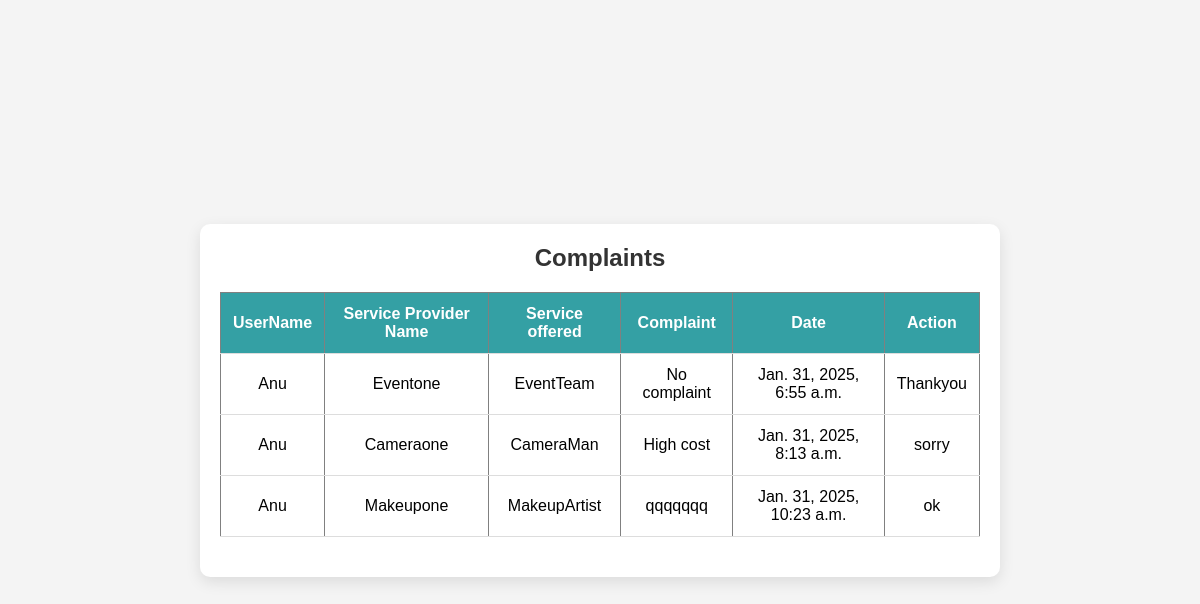
Page /Viewcomplaint on the committed database.
### Admin/models.py (models this page shows, shortened)
class LoginTable(AbstractUser):
    status = models.CharField(max_length=20,null=True,choices=STATUS_CHOICES)
    is_active = models.CharField(max_length=20,null=True,blank=True,default=True)
    user_type=models.CharField(max_length=20,null=True,choices=USER_TYPE_CHOICES)
    created_at=models.DateTimeField(auto_now_add=True)
    groups = models.ManyToManyField(
        'auth.Group',
        related_name='userprofile_set',
        blank=True,
        help_text='The groups this user belongs to.',
        verbose_name='groups',
    )
    user_permissions = models.ManyToManyField(
        'auth.Permission',
        related_name='userprofile_set',
        blank=True,
        help_text='Specific permissions for this user.',
        verbose_name='user permissions',
    )

### User_Profile/models.py (models this page shows)
class Complaint(models.Model):
    USERLID = models.ForeignKey(LoginTable, on_delete=models.CASCADE, null=True, blank=True, related_name='user_complaints')
    SERVICEPROVIDERID = models.ForeignKey(LoginTable, on_delete=models.CASCADE, null=True, blank=True, related_name='serviceprovider_complaints')
    Complaint = models.CharField(max_length=50, blank=True, null=True)
    Date = models.DateField(max_length=30, blank=True, null=True)
    Reply = models.CharField(max_length=50, blank=True, null=True)
    is_active = models.BooleanField(default=True)
    created_at = models.DateTimeField(auto_now_add=True, null=True, blank=True)
    updated_at = models.DateTimeField(auto_now_add=True, null=True, blank=True)

### Admin/views.py (the view)
# urls.py: path('Viewcomplaint',Viewcomplaint.as_view(),name='Viewcomplaint'),
class Viewcomplaint(View):
    def get(self, request):
        complaints = Complaint.objects.select_related('SERVICEPROVIDERID', 'USERLID').all()  # Use select_related for performance
        complaint_data = []
        for complaint in complaints:
            complaint_data.append({
                'complaint_text': complaint.Complaint,  # Assuming this is the field for complaint text
                'service_provider_username': complaint.SERVICEPROVIDERID.username,
                'service_provider_user_type': complaint.SERVICEPROVIDERID.user_type,
                'user_username': complaint.USERLID.username,  # Add user who made the complaint
                'created_at': complaint.created_at,
                'id': complaint.id,  # Include complaint ID for action links
                'Reply': complaint.Reply if hasattr(complaint, 'Reply') else None,  # Ensure Reply exists
            })
        return render(request, "ComplaintandReply.html", {'val': complaint_data})

### templates/ComplaintandReply.html (shortened to what this page needs)
<!DOCTYPE html>
<html lang="en">
<head>
    <link rel="stylesheet" href="">
</head>
<body>
    <div class="table-container">
        <h2>Complaints</h2>
        <table border="1">
            <thead>
                <tr>
                    <th>UserName</th>
                    <th>Service Provider Name</th>
                    <th>Service offered</th>
                    <th>Complaint</th>
                    <th>Date</th>
                    <th>Action</th>
                </tr>
            </thead>
            <tbody>
                {% for complaint in val %}
                <tr>
                    <td>{{ complaint.user_username }}</td>
                    <td>{{ complaint.service_provider_username }}</td>
                    <td>{{ complaint.service_provider_user_type }}</td>
                    <td>{{ complaint.complaint_text }}</td>
                    <td>{{ complaint.created_at }}</td>
                    <td>
                        {% if complaint.Reply %}
                            {{ complaint.Reply }}
                        {% else %}
                            <a href="Reply/{{ complaint.id }}" class="accept"><i class="fas fa-check"></i> Reply</a>
                        {% endif %}
                    </td>
                </tr>
                {% endfor %}
            </tbody>
        </table>
    </div>
</body>
</html>

### templates/ComplaintandReply.html (style rules this page uses)
* { margin: 0; padding: 0; box-sizing: border-box; font-family: 'Arial', sans-serif; }
body { display: flex; justify-content: center; align-items: center; height: 100vh; background-color: #f4f4f4; }
.table-container { background-color: #fff; padding: 20px; border-radius: 10px; box-shadow: 0 5px 15px rgba(0, 0, 0, 0.1); width: 90%; max-width: 800px; text-align: center; }
h2 { margin-bottom: 20px; font-size: 24px; color: #333; }
table { width: 100%; border-collapse: collapse; margin-bottom: 20px; }
th, td { padding: 12px; text-align: center; border-bottom: 1px solid #ddd; }
th { background-color: #34a0a4; color: #fff; }

### rows in the picture
LoginTable: user_username "Anu" "Anu" "Anu"
LoginTable: service_provider_username "Eventone", service_provider_user_type "EventTeam"
Complaint: complaint_text "No complaint", created_at "Jan. 31, 2025, 6:55 a.m.", Reply "Thankyou"
LoginTable: service_provider_username "Cameraone", service_provider_user_type "CameraMan"
Complaint: complaint_text "High cost", created_at "Jan. 31, 2025, 8:13 a.m.", Reply "sorry"
LoginTable: service_provider_username "Makeupone", service_provider_user_type "MakeupArtist"
Complaint: complaint_text "qqqqqqq", created_at "Jan. 31, 2025, 10:23 a.m.", Reply "ok"
